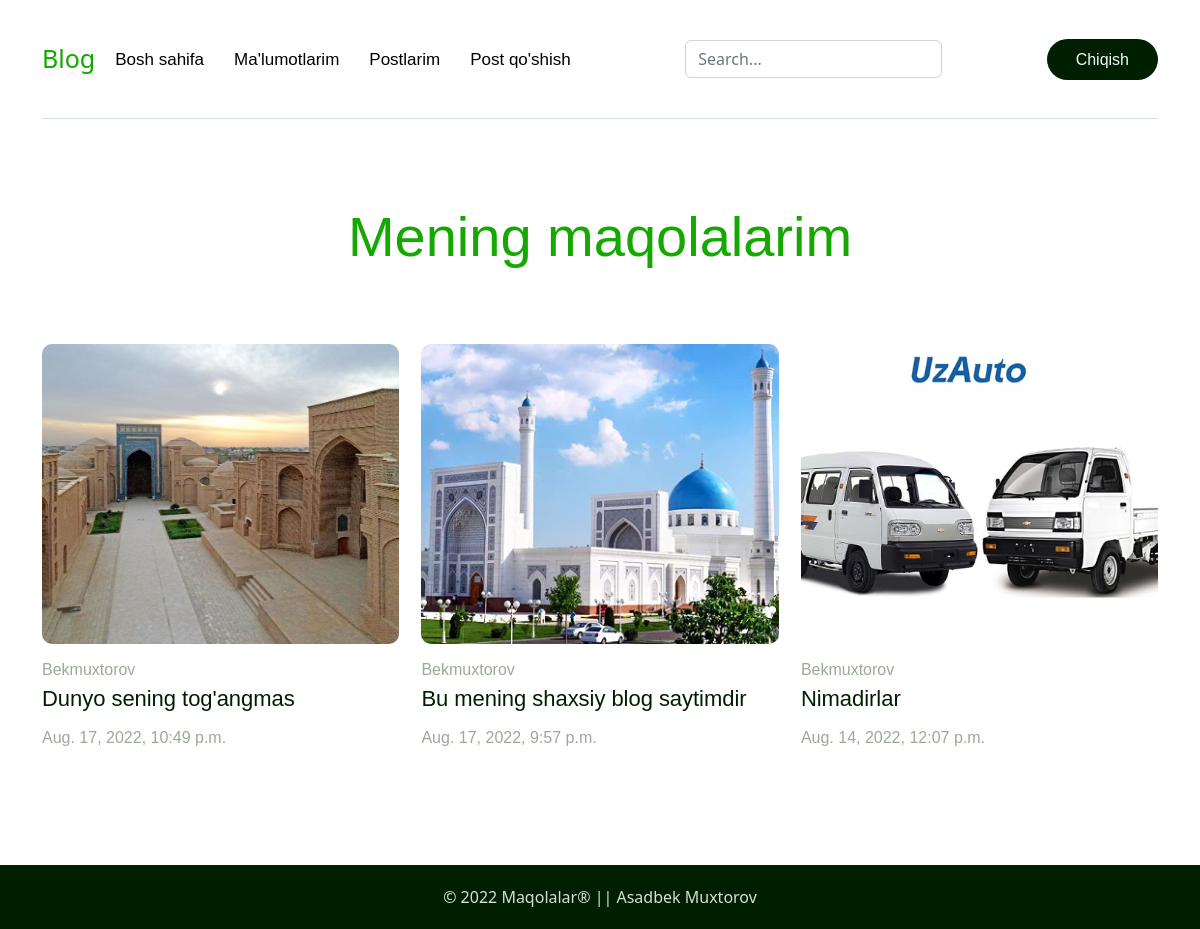
/mening_maqolalarim/ (signed in), run on an earlier commit of the app's database.
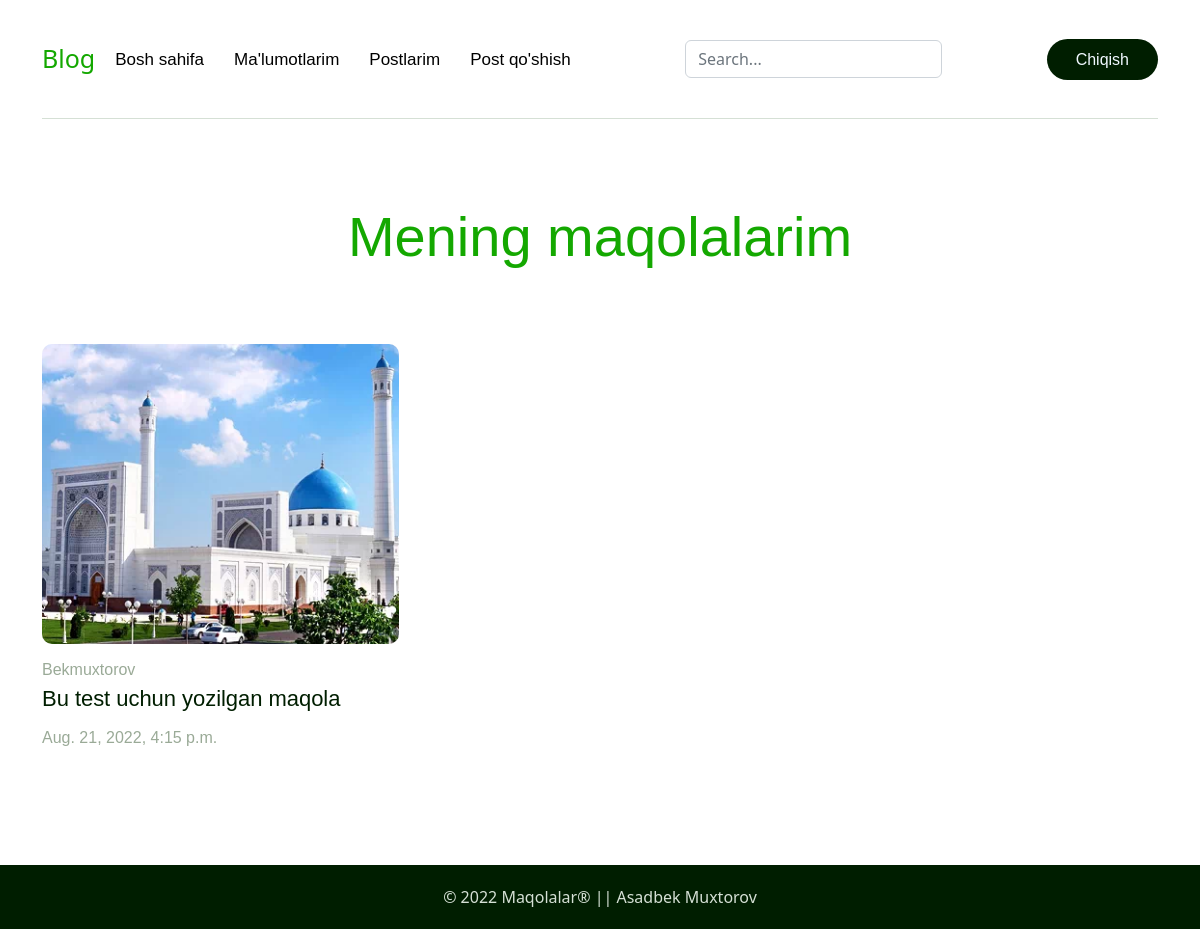
And on a later commit of the database.
### articles/models.py (models this page shows, shortened)
class Articles(models.Model):
    regions = Const.regions
    categories = Const.categories
    title = models.CharField(max_length=128, verbose_name='Sarlavha')
    image = models.ImageField()
    author = models.ForeignKey(
        get_user_model(),
        on_delete=models.CASCADE,
    )
    category = models.CharField(
        max_length=35,
        choices=categories,
        default=1
    )
    region = models.CharField(
        max_length=35,
        choices=regions,
        default=14
    )
    date = models.DateTimeField(auto_now_add=True)
    body = RichTextField(verbose_name="Maqola matni:")
    blog_view = models.IntegerField(default=0)

### accounts/models.py (models this page shows, shortened)
class CustomUser(AbstractUser):
    regions = [
        ('1', 'Andijon viloyati'),
        ('2', 'Buxoro viloyati'),
        ('3', 'Farg\'ona viloyati'),
        ('4', 'Jizzax viloyati'),
        ('5', 'Xorazm viloyati'),
        ('6', 'Namangan viloyati'),
        ('7', 'Navoiy viloyati'),
        ('8', 'Qashqadaryo'),
        ('9', 'Qoraqalpog\'iston Respublikasi'),
        ('10', 'Samarqand viloyati'),
        ('11', 'Sirdaryo viloyati'),
        ('12', 'Surxondaryo'),
        ('13', 'Toshkent viloyati'),
        ('14', 'Toshkent shahri')
    ]
    region = models.CharField(
        max_length=35,
        choices=regions,
        default='14'
    )

### articles/views.py (the view)
# urls.py: path('mening_maqolalarim/', views.user_profile, name="my_articles"),
def user_profile(request):
    skills = Articles.objects.filter(author__username = request.user)[::-1]
    return render(request, "my_articles.html", {'skills' : skills})

### templates/my_articles.html (shortened to what this page needs)
{% extends "base.html" %}
{% load static %}
{% block link %}{% static 'css/forms.css' %}
{% endblock link %}
{% block content %}
<div class="container">
    <div class="section-title">
        <h1>
            Mening maqolalarim
        </h1>
    </div>
    <ul class="blog-items">
        {% for skill in skills %}
        <li class="articel-item blog-item">
            <a href=" {% url 'article_detail' pk=skill.pk %} ">
                <div class="articel-img">
                    <img src="{{ skill.image.url }}" alt="">
                </div>
                <div class="articel-content">
                    <p class="bg-author">
                        {{ user.username |title }}
                    </p>
                    <p class="bg-title"> {{ skill.title }} </p>
                    <p class="bg-date">
                        {{ skill.date }}
                    </p>
                </div>
            </a>
        </li>
        {% endfor %}
    </ul>
</div>
{% endblock content %}

### templates/base.html (shortened to what this page needs)
<!DOCTYPE html>
{% load static %}
<html lang="en">
<head>
    <link href="https://cdn.jsdelivr.net/npm/bootstrap@5.2.0/dist/css/bootstrap.min.css" rel="stylesheet">
    <link rel="stylesheet" href=" {% static 'css/main.css' %} ">
    <link rel="stylesheet" href=" {% block link %} {% endblock link %}"
    <link rel="stylesheet" href="https://cdnjs.cloudflare.com/ajax/libs/font-awesome/6.1.2/css/all.min.css" />
</head>
<body>
    <header>
        <div class="container-lg">
            <div class="header-nav nav-1">
                <ul class="nav-items">
                    <div class="nav-logo">
                        <a href="{% url 'home' %}">
                            Blog
                        </a>
                    </div>
                    <li class="nav-item">
                        <a href="{% url 'home' %}">
                            Bosh sahifa
                        </a>
                    </li>
                    {% if user.is_authenticated %}
                    <li class="nav-item">
                        <a href=" {% url 'edit_profile' %} ">
                            Ma'lumotlarim
                        </a>
                    </li>
                    <li class="nav-item">
                        <a href="{% url 'my_articles' %}">
                            Postlarim
                        </a>
                    </li>
                    <li class="nav-item">
                        <a href=" {% url 'article_new' %} ">
                            Post qo'shish
                        </a>
                    </li>
                    {% endif %}
                </ul>
                <div>
                    <form class="form-inline mt-2 mt-md-0" action="{% url 'search_results' %}"
                    method="get">
                    <input name="q" class="form-control mr-sm-2" type="text" placeholder="Search..."
                    aria-label="Search">
                </form>
            </div>
            <div class="header-dropmenu">
                {% if user.is_authenticated %}
                <a href="{% url 'logout' %}" class="signup-button ">Chiqish</a>
                {% else %}
                <a href=" {% url 'login' %} " class="login-button">Kirish</a>
                <a href="{% url 'signup' %}" class="signup-button ">Ro'yhatdan o'tish</a>
                {% endif %}
            </div>
        </div>
</div>
</header>
<div class="content">
    {% block content %}
    {% endblock content %}
</div>
<footer>
    <div class="container">
        <div class="footer-area">
            <p>
                © 2022 Maqolalar® || Asadbek Muxtorov
            </p>
        </div>
    </div>
</footer>
</body>
</html>

### static/css/main.css (style rules this page uses)
header { position: fixed; width: 100%; z-index: 9; background-color: #fff; }
.content { padding-top: 100px; }
.nav-logo { margin: 0; margin-right: 20px; }
.nav-logo a { width: 81px; height: 22px; font-size: 25px; color: #14a800; text-decoration: none; vertical-align: middle; }
.header-nav { display: flex; align-items:center; padding:20px 0 ; justify-content: space-between; }
.nav-items { display: flex; margin: 0; align-items: center; padding: 0; }
.nav-item { padding: 0; margin-right: 10px; padding-right: 20px; list-style: none; }
.signup-button { font-weight: 500; margin-left: 20px; padding: 12px 29px; justify-content: center; border-radius: 24px; background-color: #001e00; color: aliceblue; font-family: 'Neuemontreal', sans-serif; line-height: 1em; text-align: center; }
.nav-item a { color: black; text-decoration: none; font-size: 17px; font-family: 'Neuemontreal', sans-serif; font-weight: 500; line-height: 1.2em; }
.header-dropmenu a { text-decoration: none; }
.blog-items { display: flex; padding: 0; flex-wrap: wrap; justify-content: space-between; }
.blog-item { list-style: none; width: 32%; margin-top: 30px; }
.section-title { padding-top: 110px; padding-bottom: 35px; }
.section-title h1 { margin-top: 0; margin-bottom:15px; font-family: 'Upworkrza',sans-serif; color: #14a800; font-size: 56px; line-height: 54px; font-weight: 400; }
.bg-author { margin: 0; padding: 0; margin-top: 5px; margin-bottom: 5px; font-size: 16px; line-height: 22px; color: #9aaa97; font-weight: 500; font-family: 'Neuemontreal', sans-serif; }
.bg-title { font-family: 'Neuemontreal', sans-serif; color: #001e00; font-size: 22px; line-height: 25px; font-weight: 500; letter-spacing: -0.002em; }
.bg-date { font-style: 16px; line-height: 22px; color: #9aaa97; font-weight: 500; font-family: 'Neuemontreal', sans-serif; position: relative; bottom: 0; }
.nav-1 { border-bottom: 1px solid #d5e0d5; }
.articel-item a { text-decoration:none !important }
.articel-content { padding-top: 10px; }
.articel-img img { width: 100%; height: 205px; object-position: 50% 22%; object-fit: cover; border: 0; vertical-align: middle; display: inline-block; max-width: 100%; transition: all 0.7s; }
.articel-img { overflow: hidden; border-radius: 10px; z-index: 1; }
.blog-item img { width: 100%; height: 300px !important; }
footer { background-color: #001e00; padding: 20px; margin-top: 100px; }
.footer-area { color: #d5e0d5; text-align: center; }
.footer-area p { margin: 0; }

### static/css/forms.css (style rules this page uses)
.section-title { text-align: center; }
form { margin: 0 auto; padding: 20px; border-radius: 10px; margin-top: 50px; }

What changed in the data, as far as the page shows it:
removed Articles: image (picture), {{ user.username |title }} "Bekmuxtorov", title "Dunyo sening tog'angmas", date "Aug. 17, 2022, 10:49 p.m."
removed Articles: image (picture), {{ user.username |title }} "Bekmuxtorov", title "Bu mening shaxsiy blog saytimdir", date "Aug. 17, 2022, 9:57 p.m."
removed Articles: image (picture), {{ user.username |title }} "Bekmuxtorov", title "Nimadirlar", date "Aug. 14, 2022, 12:07 p.m."
added Articles: image (picture), {{ user.username |title }} "Bekmuxtorov", title "Bu test uchun yozilgan maqola", date "Aug. 21, 2022, 4:15 p.m."
